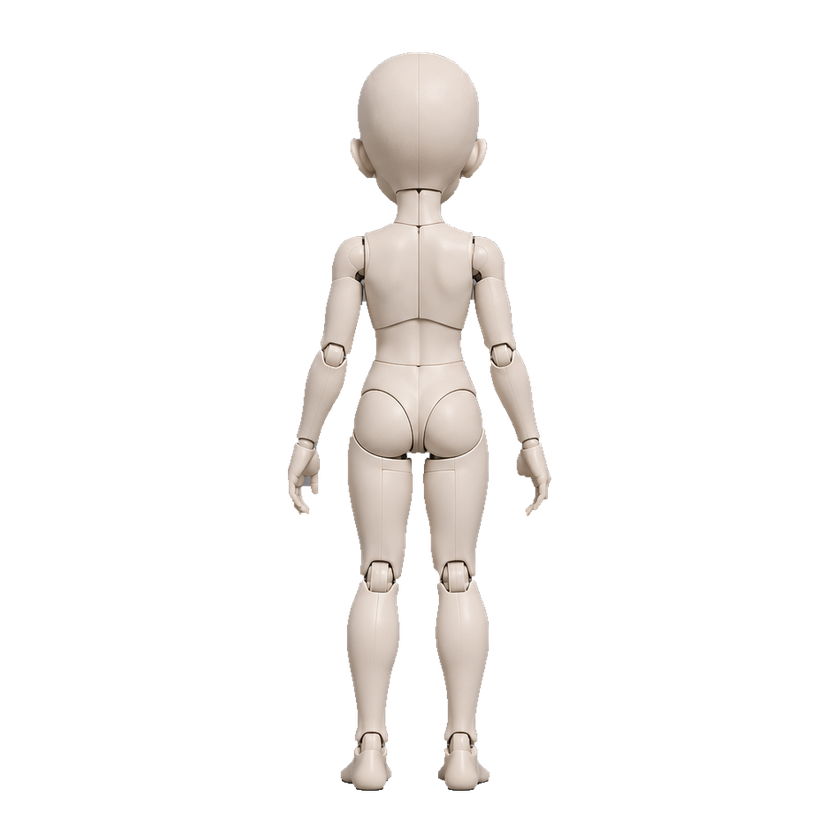
#> input picture report/mannequin-reference-preservation-20260923/inputs/back.png, 840 x 840 px, shrunk from 1024 x 1024 before the run
$ python -i billboard_shadow_fit.py   (imports and definitions only)
#> lines starting #> are read from the running program, lines starting #| are printed output that depends on the picture
#> further down, picture is the input picture: PIL image 840x840 RGBA; mean R, G, B, A 26.2, 24.4, 23, 31.4
"""투명 여백을 제외한 이미지 표시 폭에 맞춘 그림자 크기 제안."""
import math
from PIL import Image

SHADOW_ALPHA_THRESHOLD = 32
SHADOW_VISIBLE_WIDTH_RATIO = 0.95
SHADOW_TRANSPARENCY_GAIN = 0.5
SHADOW_MAXIMUM_WIDTH_BOOST = 0.25
SHADOW_RENDERER_CORNER_RATIO = 0.35
SHADOW_REFERENCE_TILE_WIDTH = 160


def calculate_horizontal_shadow_ratio(current_alpha_image):
    """외곽 여백을 제외한 가로 열별 점유율로 성긴 외형의 폭을 보강한다."""
    current_binary_mask=current_alpha_image.point(lambda current_alpha_value:255 if current_alpha_value>SHADOW_ALPHA_THRESHOLD else 0)
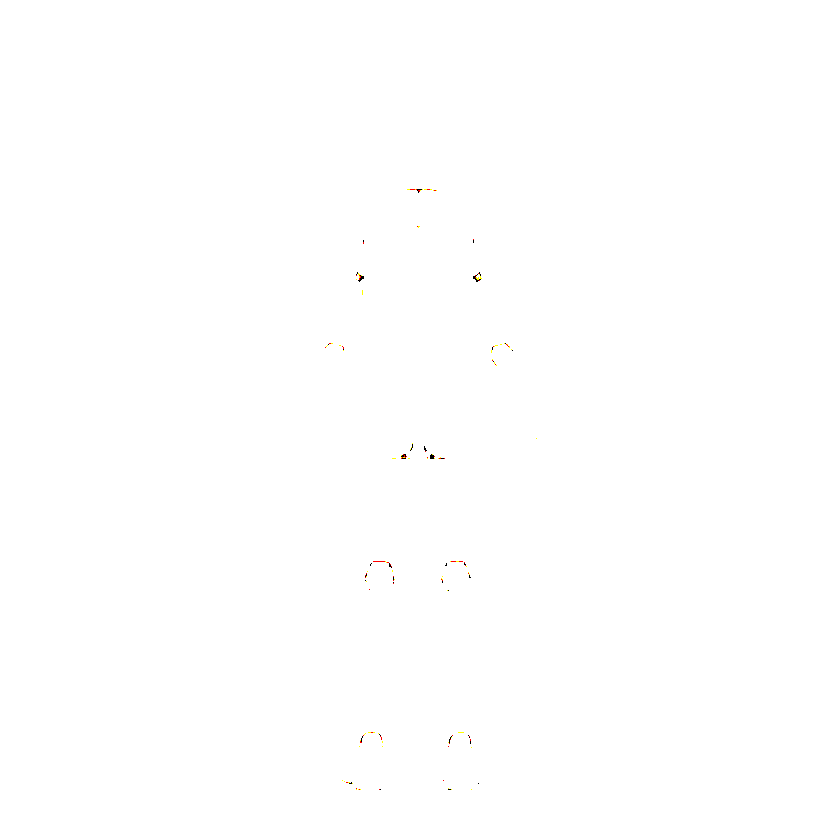
#> current_binary_mask: PIL image 840x840 RGBA; mean R, G, B, A 33.3, 33.2, 33.2, 32; transparent parts drawn white
    current_visible_bounds=current_binary_mask.getbbox()
#> current_visible_bounds = (288, 52, 552, 791)
    if current_visible_bounds is None:raise ValueError('불투명한 이미지 영역이 없습니다.')
    current_cropped_mask=current_binary_mask.crop(current_visible_bounds)
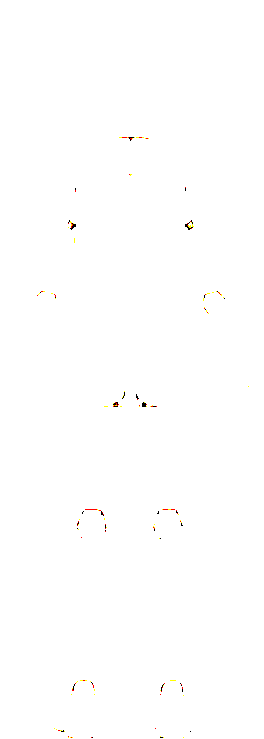
#> current_cropped_mask: PIL image 264x739 RGBA; mean R, G, B, A 120.3, 120.1, 119.8, 115.7; transparent parts drawn white
    current_column_counts=[current_cropped_mask.crop((current_column_index,0,current_column_index+1,current_cropped_mask.height)).histogram()[255] for current_column_index in range(current_cropped_mask.width)]
#> current_column_counts = 264 values, max 711 at index 159, min 9 at index 263, mean 348.8
    current_opaque_count=sum(current_column_counts)
#> current_opaque_count = 92070
    current_transparent_ratio=1-current_opaque_count/(current_cropped_mask.width*current_cropped_mask.height)
#> current_transparent_ratio = 0.528
    # 같은 투명 비율이라도 소수 열에 몰린 외형보다 넓게 퍼진 외형을 보강한다.
    current_horizontal_spread=current_opaque_count/(max(current_column_counts)*current_cropped_mask.width)
#> current_horizontal_spread = 0.491
    current_width_boost=min(SHADOW_MAXIMUM_WIDTH_BOOST,current_transparent_ratio*current_horizontal_spread*SHADOW_TRANSPARENCY_GAIN)
#> current_width_boost = 0.13
    return SHADOW_VISIBLE_WIDTH_RATIO+current_width_boost


def calculate_image_shadow_size(current_image_source, current_display_height, current_column_count=1, current_row_count=1):
    """가로 알파 분포에 맞춰 외곽 폭을 보정하며 점유 타일의 열·행 비율을 유지한다."""
    if any(not isinstance(current_value, (int, float)) or isinstance(current_value, bool) or not math.isfinite(current_value) or current_value <= 0 for current_value in (current_display_height,current_column_count,current_row_count)):
        raise ValueError('표시 높이와 점유 크기는 양수여야 합니다.')
    with Image.open(current_image_source) as current_source_image:
        if current_source_image.mode != 'RGBA':raise ValueError('RGBA 원본이 필요합니다.')
        current_visible_bounds=current_source_image.getchannel('A').point(lambda current_alpha_value:255 if current_alpha_value>SHADOW_ALPHA_THRESHOLD else 0).getbbox()
        if current_visible_bounds is None:raise ValueError('불투명한 이미지 영역이 없습니다.')
        current_target_ratio=calculate_horizontal_shadow_ratio(current_source_image.getchannel('A'))
        current_visible_width=(current_visible_bounds[2]-current_visible_bounds[0])*current_display_height/current_source_image.height
    # 둥근 모서리의 투영 폭 감소를 실제 렌더러와 동일하게 보정한다.
    current_corner_radius=min(current_column_count,current_row_count)/2*SHADOW_RENDERER_CORNER_RATIO
    current_projected_width=SHADOW_REFERENCE_TILE_WIDTH*((current_column_count+current_row_count)/2-current_corner_radius*(2-math.sqrt(2)))
    current_scale_ratio=current_visible_width*current_target_ratio/current_projected_width
    return (round(max(.001,min(4,current_scale_ratio)),6),)*2

>>> from PIL import Image
>>> picture = Image.open('../../../report/mannequin-reference-preservation-20260923/inputs/back.png')
>>> result = calculate_horizontal_shadow_ratio(picture)
#> result = 1.08
